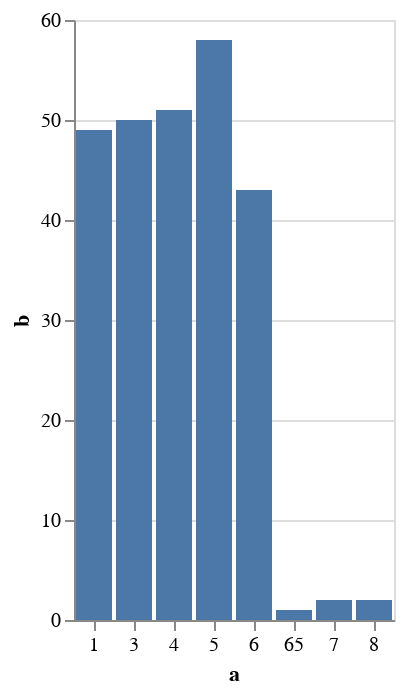

Notebook cell for this chart:
### Code cell
%VEGA-LITE specs/bar.vl.json 
select datediff(shippedDate, orderDate) as a, count(1) as b from orders where status='Shipped' group by a;

### Figure 1 — Vega-Lite specification as saved in the notebook (floating-point values rounded to 4 significant figures)
{"$schema": "https://vega.github.io/schema/vega-lite/v4.json", "data": {"values": [{"a": "name", "b": "name"}, {"a": "5", "b": "58"}, {"a": "1", "b": "49"}, {"a": "4", "b": "51"}, {"a": "7", "b": "2"}, {"a": "8", "b": "2"}, {"a": "6", "b": "43"}, {"a": "65", "b": "1"}, {"a": "3", "b": "50"}]}, "description": "A simple bar chart with embedded data.", "encoding": {"x": {"axis": {"labelAngle": 0}, "field": "a", "type": "nominal"}, "y": {"field": "b", "type": "quantitative"}}, "mark": "bar"}
